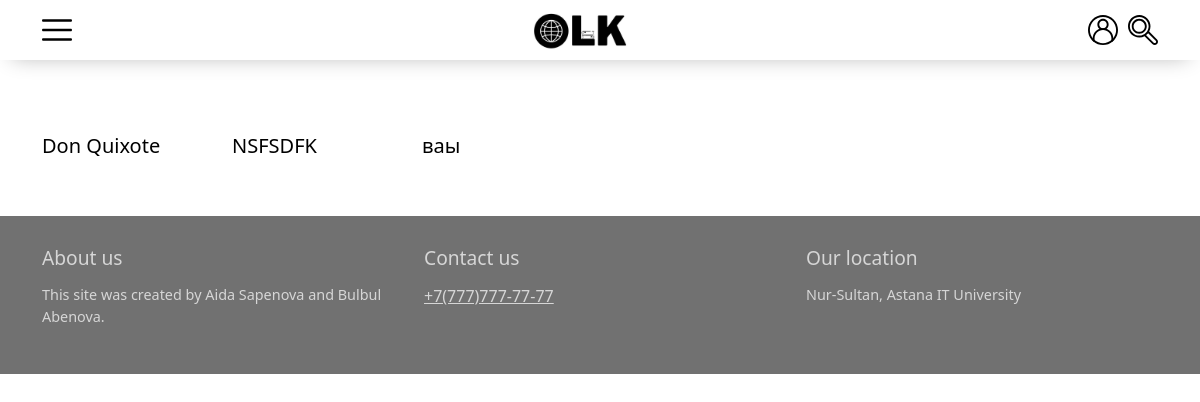
The app's page /book6.php with its own data.
### tables this page shows
CREATE TABLE `book` (
  `book_id` int(11) NOT NULL,
  `name` varchar(255) NOT NULL,
  `description` text NOT NULL,
  `picture` text NOT NULL,
  `genre_id` int(11) NOT NULL,
  `download_link` text DEFAULT NULL
);

### book6.php (the view, shortened to what this page needs)
<!DOCTYPE html>
<html lang="en">
<head>
    <link rel="stylesheet" href="style.css">
    <link href="https://cdn.jsdelivr.net/npm/bootstrap@5.0.1/dist/css/bootstrap.min.css" rel="stylesheet"
>
    <link rel="stylesheet" href="https://unpkg.com/swiper/swiper-bundle.css" />
    <link rel="stylesheet" href="https://unpkg.com/swiper/swiper-bundle.min.css" />
</head>
<body>
        <?php
        include 'query_server.php';
    ?>
    <link rel="stylesheet" href="https://cdn.jsdelivr.net/npm/bootstrap-icons@1.5.0/font/bootstrap-icons.css">
    <header class="header">
        <div class="container">
            <div class="menu">
                <img src="images/menu.svg" alt="Menu" class="icon" id="menu">
            </div>
            <a href="/">
                <img src="images/logo.jpg" alt="OLK" class="logo">
            </a>
            <div class="actions">
                <img src="images/user.svg" alt="Profile" id="userIcon">
                <img src="images/search.svg" alt="Search" id="searchButton">
            </div>
        </div>
    </header>
    <main class="main-library">
        <div class="container">
            <div class="row">
                <?php
                        $query_to_select = "SELECT * FROM book WHERE genre_id = 6";
                        $result = $connect->query($query_to_select);
                        $rows = array();
                        while($row = $result->fetch_assoc()){
                            $rows[] = $row;
                        }
                        for($i = 0; $i < count($rows); $i++){
                            echo "<div class=\"col-lg-2\">
                                      <a style=\"text-decoration: none;\" href=\"chosen_book.php?book_id=" . $rows[$i]['book_id'] . "\" class=\"book-slide\">
                                          <img width=\"80%\" src=\" " . $rows[$i]['picture'] . " \" alt=\"\">
                                          <h5 style=\"color: #000;text-decoration: none;\" class=\"book-title\">" . $rows[$i]['name'] . " </h5>
                                      </a>
                                  </div>";
                        }
                    ?>
            </div>
            </div>
    </main>
    <footer class="footer">
        <div class="container">
            <div class="about">
                <h2 class="footer-title">About us</h2>
                <p>This site was created by Aida Sapenova and Bulbul Abenova.</p>
            </div>
            <div class="contact">
                <h2 class="footer-title">Contact us</h2>
                <a href="tel:+77777777777" class="tel">+7(777)777-77-77</a>
            </div>
            <div class="location">
                <h2 class="footer-title">Our location</h2>
                <p>Nur-Sultan, Astana IT University</p>
            </div>
        </div>
    </footer>
</body>
</html>

### style.css (style rules this page uses)
* { box-sizing: border-box; margin: 0; padding: 0; }
body { font-family: 'Montserrat', sans-serif; font-size: 14px; background-color: floralwhite; }
a { text-decoration: none; color: #333; }
.container { padding-right: 15px; padding-left: 15px; margin-right: auto; margin-left: auto; }
@media (min-width: 768px) { .container { width: 750px; } }
@media (min-width: 768px) { body { font-size: 10px; } }
@media (min-width: 992px) { .container { width: 970px; } }
@media (min-width: 1200px) { .container { width: 1170px; } }
.header { background-color: #fff; width: 100%; height: 60px; -webkit-box-shadow: 0px 9px 21px -12px rgba(0,0,0,0.3); -moz-box-shadow: 0px 9px 21px -12px rgba(0,0,0,0.3); box-shadow: 0px 9px 21px -12px rgba(0,0,0,0.3); }
.header .container { display: flex; justify-content: space-between; align-items: center; position: relative; height: 100%; }
.header .menu .icon { width: 30px; height: 30px; cursor: pointer; }
.header .logo { display: block; width: 100px; }
.header .actions { display: grid; grid-auto-flow: column; gap: 10px; }
.header .actions img { width: 30px; cursor: pointer; }
.footer { background-color: #0000008e; margin-top: 50px; padding: 30px 0; color: rgb(214, 214, 214); }
.footer .container { display: grid; grid-template-columns: 1fr 1fr 1fr; gap: 30px; }
.footer .footer-title { font-size: 1.2rem; font-weight: 500; }
.footer p { margin-top: 15px; font-size: 0.9rem; line-height: 22px; }
.footer .contact a { color: rgb(214, 214, 214); font-size: 1rem; display: block; margin-top: 15px; }
.main-library { margin-top: 50px; }

### records on screen
book: name "Don Quixote"
book: name "NSFSDFK"
book: name "ваы"
